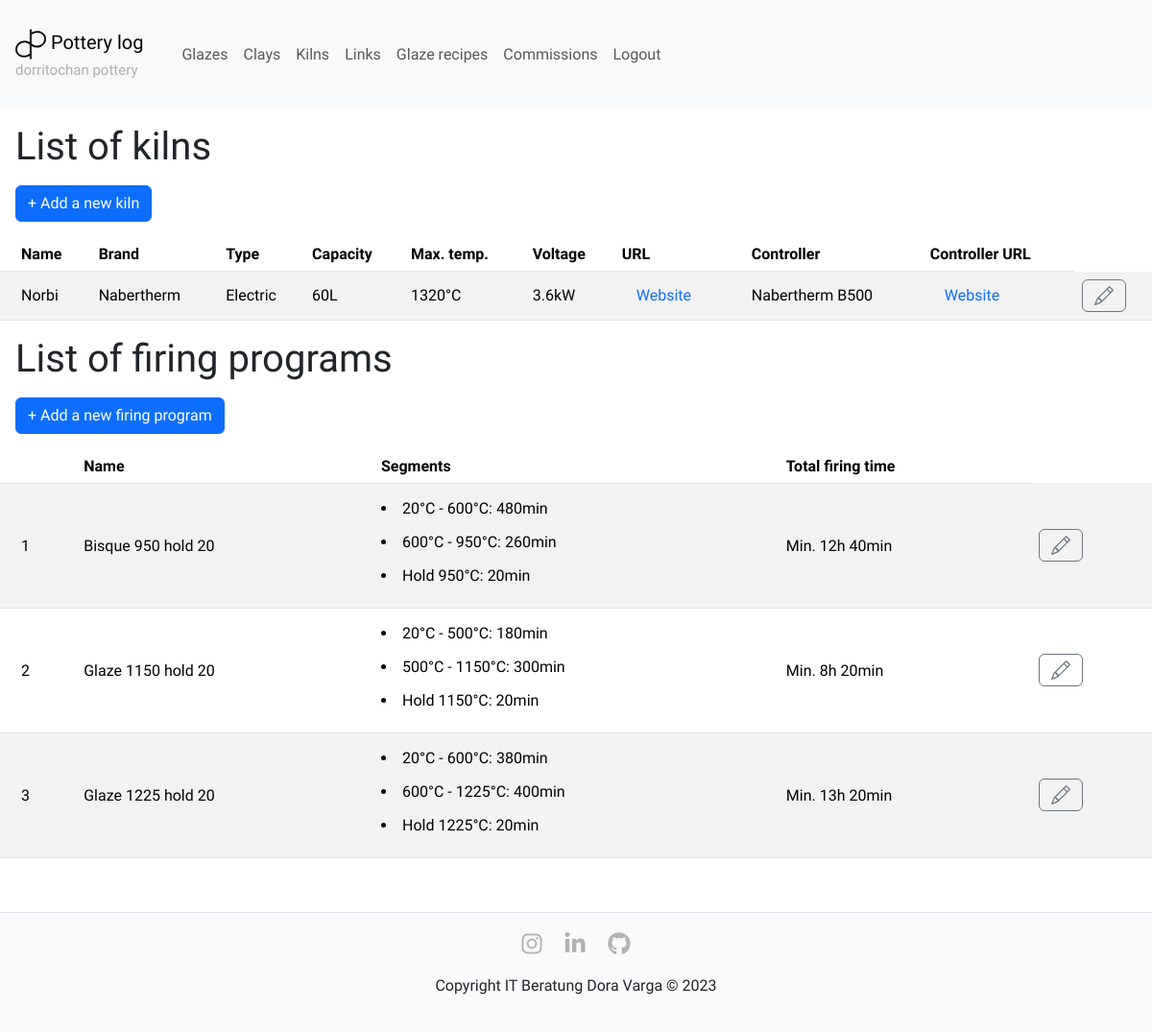
Screenshot of /viewkilns (signed in) with the database file from the repository.
### app/models.py (models this page shows, shortened)
class Kiln(db.Model):
    __tablename__ = 'kiln'
    id = db.Column(db.Integer, primary_key=True)
    name = db.Column(db.String(140), index=True)
    brand = db.Column(db.String(140), index=True)
    type = db.Column(db.String(20)) # Electric or Gas
    capacity = db.Column(db.Integer) # in L
    temp_max = db.Column(db.Integer) # in °C
    voltage = db.Column(db.Float(20)) # in kW
    url = db.Column(db.String)
    controller = db.Column(db.String(200))
    controller_url = db.Column(db.String)
    bisque_fired_pots  = db.relationship('Pot', back_populates='bisque_fired_with_kiln', foreign_keys='[Pot.bisque_fire_kiln_id]', lazy='dynamic')
    glaze_fired_pots  = db.relationship('Pot', back_populates='glaze_fired_with_kiln', foreign_keys='[Pot.glaze_fire_kiln_id]', lazy='dynamic')

class FiringProgram(db.Model):
    __tablename__ = 'firing_program'
    id = db.Column(db.Integer, primary_key=True)
    type = db.Column(db.String(20)) # Bisque or Glaze
    name = db.Column(db.String(100))
    associated_segments = db.relationship('ProgramSegment', back_populates='program', lazy='dynamic', cascade='all, delete-orphan')
    bisque_pots = db.relationship('Pot', back_populates='bisque_fired_with_program', foreign_keys='[Pot.bisque_fire_program_id]', lazy='dynamic')
    glaze_pots = db.relationship('Pot', back_populates='glaze_fired_with_program', foreign_keys='[Pot.glaze_fire_program_id]', lazy='dynamic')

class ProgramSegment(db.Model):
    __tablename__ = 'program_segment'
    program_id = db.Column(db.Integer, db.ForeignKey('firing_program.id'), primary_key=True)
    segment_id = db.Column(db.Integer, db.ForeignKey('firing_segment.id'), primary_key=True)
    segment_order = db.Column(db.Integer)
    program = db.relationship('FiringProgram', back_populates='associated_segments')
    segment = db.relationship('FiringSegment', back_populates='associated_programs', cascade='all, delete')

class FiringSegment(db.Model):
    __tablename__ = 'firing_segment'
    id = db.Column(db.Integer, primary_key=True)
    temp_start = db.Column(db.Integer) # in °C
    temp_end = db.Column(db.Integer) # in °C
    time_to_reach = db.Column(db.Integer) # in min
    associated_programs = db.relationship('ProgramSegment', back_populates='segment', lazy='dynamic', cascade='all')

### app/controller.py (the view)
@app.route('/viewkilns')
@login_required
def view_kilns():
    kilns = Kiln.query.all()
    firing_programs = FiringProgram.query.all()
    kiln_form = AddKilnForm()
    program_form = AddFiringProgramForm()
    total_firing_time = {}
    for program in firing_programs:
        ordered_segments = ProgramSegment.query.filter_by(program=program).order_by(ProgramSegment.segment_order).all()
        program.ordered_segments = ordered_segments
        total_firing_time[program.id] = program_firing_time(program)
    return render_template('viewkilns.html', title='List of kilns', kilns=kilns, firing_programs=firing_programs, total_firing_time=total_firing_time, kiln_form=kiln_form, program_form=program_form)

### app/models.py (called while the page is built)
@login.user_loader
def load_user(id):
    return User.query.get(int(id))

### app/utils.py (called while the page is built)
def set_kiln_type_choices():
    return [(index + 1, type) for index, type in enumerate(KILN_TYPES)]

def set_firing_program_type_choices():
    return [(index + 1, type) for index, type in enumerate(FIRING_PROGRAM_TYPES)]

def program_firing_time(firing_program):
    segments = firing_program.associated_segments
    minutes_sum = sum(segment.segment.time_to_reach for segment in segments)
    hours, minutes = divmod(minutes_sum, 60)
    if hours > 0:
        return '{}h {}min'.format(hours, minutes)
    else:
        return '{}min'.format(minutes)

### app/templates/viewkilns.html (shortened to what this page needs)
{% extends 'layout.html' %}
{% block main %}
<h1 class="m-3">List of kilns</h1>
<div class="m-3">
    <button id="add-new-kiln" type="button" class="btn btn-primary" data-toggle="modal" data-target="#modal-add-edit-kiln" data-reload-page="true">&plus; Add a new kiln</button>
</div>
<table class="table table-striped table-hover-color table-hover">
    <thead>
        <tr>
            <th>Name</th>
            <th>Brand</th>
            <th>Type</th>
            <th>Capacity</th>
            <th>Max. temp.</th>
            <th>Voltage</th>
            <th>URL</th>
            <th>Controller</th>
            <th>Controller URL</th>
        </tr>
    </thead>
    <body>
        {% for kiln in kilns %}
        <tr>
            <td class="vertical-center">{{ kiln.name or '' }}</td>
            <td class="vertical-center">{{ kiln.brand or '' }}</td>
            <td class="vertical-center">{{ kiln.type or '' }}</td>
            <td class="vertical-center">{{ kiln.capacity ~ 'L' if kiln.capacity else '' }}</td>
            <td class="vertical-center">{{ kiln.temp_max ~ '°C' if kiln.temp_max else '' }}</td>
            <td class="vertical-center">{{ kiln.voltage ~ 'kW' if kiln.voltage else '' }}</td>
            <td class="vertical-center">
                {% if kiln.url %}
                    <a class="hover-border-link" href="{{ kiln.url }}" target="_blank">
                        Website
                    </a>
                {% endif %}
            </td>
            <td class="vertical-center">{{ kiln.controller or '' }}</td>
            <td class="vertical-center">
                {% if kiln.controller_url %}
                    <a class="hover-border-link" href="{{ kiln.controller_url }}" target="_blank">
                        Website
                    </a>
                {% endif %}
            </td>
            <td class="vertical-center">
                <button type="button" class="btn btn-outline-secondary" id="open-modal-edit-item-{{ kiln.id }}" data-toggle="modal" data-target="#modal-add-edit-kiln" data-reload-page="true" data-itemtype="kiln">
                </button>
            </td>
        </tr>
        {% endfor %}
    </body>
</table>
<h1 class="m-3">List of firing programs</h1>
<div class="m-3">
    <button id="add-new-firing-program" type="button" class="btn btn-primary" data-toggle="modal" data-target="#modal-add-edit-firing-program" data-reload-page="true">&plus; Add a new firing program</button>
</div>
<table class="table table-striped table-hover-color table-hover">
    <thead>
        <tr>
            <th></th>
            <th>Name</th>
            <th>Segments</th>
            <th>Total firing time</th>
        </tr>
    </thead>
    <body>
        {% for program in firing_programs %}
        <tr>
            <td class="vertical-center">{{ program.id or '' }}</td>
            <td class="font-weight-bold vertical-center">{{ program.name or '' }}</td>
            <td class="vertical-center">
                <dd>
                    {% for segment in program.ordered_segments %}
                        <li class="py-2">
                            {% if segment.segment.temp_start == segment.segment.temp_end %}
                                Hold {{ segment.segment.temp_start ~ '°C' or '' }}:
                            {% else %}
                                {{ segment.segment.temp_start ~ '°C' or '' }} -
                                {{ segment.segment.temp_end ~ '°C' or '' }}:
                            {% endif %}
                            {% if segment.segment.time_to_reach %}
                                {{ segment.segment.time_to_reach ~ 'min' or '' }}
                            {% endif %}
                        </li>
                    {% endfor %}
                </dd>
            </td>
            <td class="vertical-center">Min. {{ total_firing_time[program.id] }}</td>
            <td class="vertical-center">
                <button type="button" class="btn btn-outline-secondary" id="open-modal-edit-item-{{ program.id }}" data-toggle="modal" data-target="#modal-add-edit-firing-program" data-reload-page="true" data-itemtype="firing-program">
                </button>
            </td>
        </tr>
        {% endfor %}
    </body>
</table>
{% endblock %}

### app/static/css/styles.css (style rules this page uses)
body { margin: 0; font-family: 'Quicksand', sans-serif; display: flex; flex-direction: column; min-height: 100vh; }
a.hover-border-link { color: #0d6efd; text-decoration: none; padding: 8px 13px; border: 2px solid transparent; transition: all 0.1s; }
.vertical-center { vertical-align: middle; }
.table.table-striped td:nth-child(1), .table.table-striped th:nth-child(1) { padding-left: 22px; }

### rows the page displays
Kiln: name "Norbi", brand "Nabertherm", type "Electric", capacity "60L", temp_max "1320°C", voltage "3.6kW", controller "Nabertherm B500"
FiringProgram: id "1", name "Bisque 950 hold 20", total_firing_time "12h 40min"
ProgramSegment: segment "20°C", segment "600°C", segment "480min"
ProgramSegment: segment "600°C", segment "950°C", segment "260min"
ProgramSegment: segment "950°C", segment "20min"
FiringProgram: id "2", name "Glaze 1150 hold 20", total_firing_time "8h 20min"
ProgramSegment: segment "20°C", segment "500°C", segment "180min"
ProgramSegment: segment "500°C", segment "1150°C", segment "300min"
ProgramSegment: segment "1150°C", segment "20min"
FiringProgram: id "3", name "Glaze 1225 hold 20", total_firing_time "13h 20min"
ProgramSegment: segment "20°C", segment "600°C", segment "380min"
ProgramSegment: segment "600°C", segment "1225°C", segment "400min"
ProgramSegment: segment "1225°C", segment "20min"
